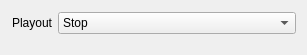
<?xml version="1.0" encoding="UTF-8"?>
<ui version="4.0">
 <class>InspectorPlayoutCommandWidget</class>
 <widget class="QWidget" name="InspectorPlayoutCommandWidget">
  <property name="geometry">
   <rect>
    <x>0</x>
    <y>0</y>
    <width>307</width>
    <height>55</height>
   </rect>
  </property>
  <property name="sizePolicy">
   <sizepolicy hsizetype="Expanding" vsizetype="Preferred">
    <horstretch>0</horstretch>
    <verstretch>0</verstretch>
   </sizepolicy>
  </property>
  <layout class="QGridLayout" name="gridLayout">
   <property name="bottomMargin">
    <number>20</number>
   </property>
   <item row="0" column="1">
    <widget class="QComboBox" name="comboBoxPlayoutCommand">
     <property name="sizePolicy">
      <sizepolicy hsizetype="Expanding" vsizetype="Fixed">
       <horstretch>0</horstretch>
       <verstretch>0</verstretch>
      </sizepolicy>
     </property>
     <item>
      <property name="text">
       <string>Stop</string>
      </property>
     </item>
     <item>
      <property name="text">
       <string>Play</string>
      </property>
     </item>
     <item>
      <property name="text">
       <string>Play Now</string>
      </property>
     </item>
     <item>
      <property name="text">
       <string>Pause</string>
      </property>
     </item>
     <item>
      <property name="text">
       <string>Load</string>
      </property>
     </item>
     <item>
      <property name="text">
       <string>Next</string>
      </property>
     </item>
     <item>
      <property name="text">
       <string>Update</string>
      </property>
     </item>
     <item>
      <property name="text">
       <string>Invoke</string>
      </property>
     </item>
     <item>
      <property name="text">
       <string>Preview</string>
      </property>
     </item>
     <item>
      <property name="text">
       <string>Clear</string>
      </property>
     </item>
     <item>
      <property name="text">
       <string>Clear Video Layer</string>
      </property>
     </item>
     <item>
      <property name="text">
       <string>Clear Channel</string>
      </property>
     </item>
    </widget>
   </item>
   <item row="0" column="0">
    <widget class="QLabel" name="labelPlayout">
     <property name="text">
      <string>Playout</string>
     </property>
     <property name="alignment">
      <set>Qt::AlignRight|Qt::AlignTrailing|Qt::AlignVCenter</set>
     </property>
    </widget>
   </item>
  </layout>
 </widget>
 <tabstops>
  <tabstop>comboBoxPlayoutCommand</tabstop>
 </tabstops>
 <resources/>
 <connections>
  <connection>
   <sender>comboBoxPlayoutCommand</sender>
   <signal>currentTextChanged(QString)</signal>
   <receiver>InspectorPlayoutCommandWidget</receiver>
   <slot>playoutCommandChanged(QString)</slot>
   <hints>
    <hint type="sourcelabel">
     <x>173</x>
     <y>19</y>
    </hint>
    <hint type="destinationlabel">
     <x>202</x>
     <y>10</y>
    </hint>
   </hints>
  </connection>
 </connections>
 <slots>
  <slot>playoutCommandChanged(QString)</slot>
 </slots>
</ui>
